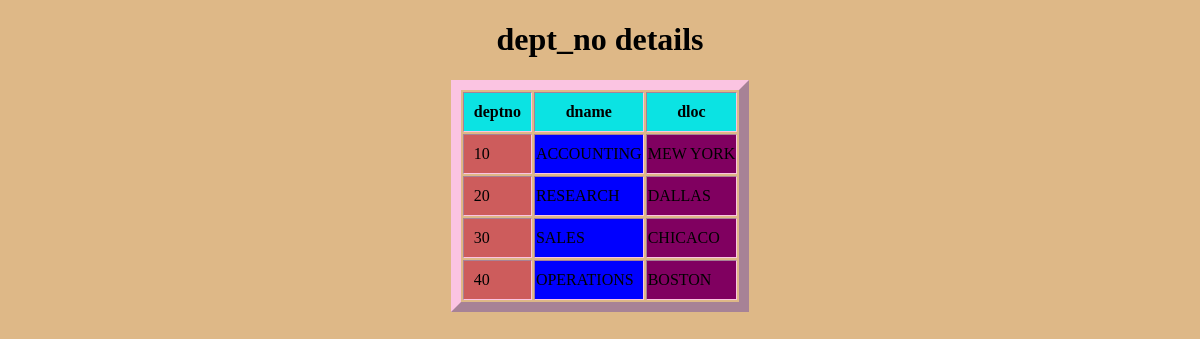
Screenshot of /deptment/ with the database file from the repository.
### app/models.py (models this page shows, shortened)
class dept(models.Model):
    deptno=models.IntegerField(primary_key=True)
    dname=models.CharField(max_length=100)
    dloc=models.CharField(max_length=100)

### app/views.py (the view)
# urls.py: path('deptment/',deptment,name='deptment'),
def deptment(request):
    do=dept.objects.all()
    D={'details':do}
    return render(request,'d.html',D)

### templates/d.html (shortened to what this page needs)
{% load static %}
<!DOCTYPE html>
<html lang="en">
<head>
    <link rel="stylesheet" href="{% static 'css/c1.css' %}">
</head>
<body>
    <center>
    <h1>
        dept_no details
    </h1>
    <table border="2px">
        <tr id="tr1">
            <th class="c2">deptno</th>
            <th class="c2">dname</th>
            <th class="c2">dloc</th>
        </tr>
        {% for do in details %}
            <tr>
                <td class="td1">
                    {{ do.deptno }}
            </td>
                <td class="td2">
                    {{ do.dname }}
                </td>
                <td class="td3">
                    {{ do.dloc }}
                </td>
            </tr>
        {% endfor %}
    </table>
</center>
</body>
</html>

### static/css/c1.css (style rules this page uses)
#tr1 { background-color: rgb(11, 227, 227); padding: 10px; }
.td1 { background-color: indianred; padding: 10px; }
.td2 { background-color:blue; }
.td3 { background-color: rgb(128, 0, 96); }
table { border-color: rgb(251, 196, 226); border-width: 10px; }
body { background-color: burlywood; }
.c2 { padding: 10px; }

### rows the page displays
dept: deptno "10", dname "ACCOUNTING", dloc "MEW YORK"
dept: deptno "20", dname "RESEARCH", dloc "DALLAS"
dept: deptno "30", dname "SALES", dloc "CHICACO"
dept: deptno "40", dname "OPERATIONS", dloc "BOSTON"
